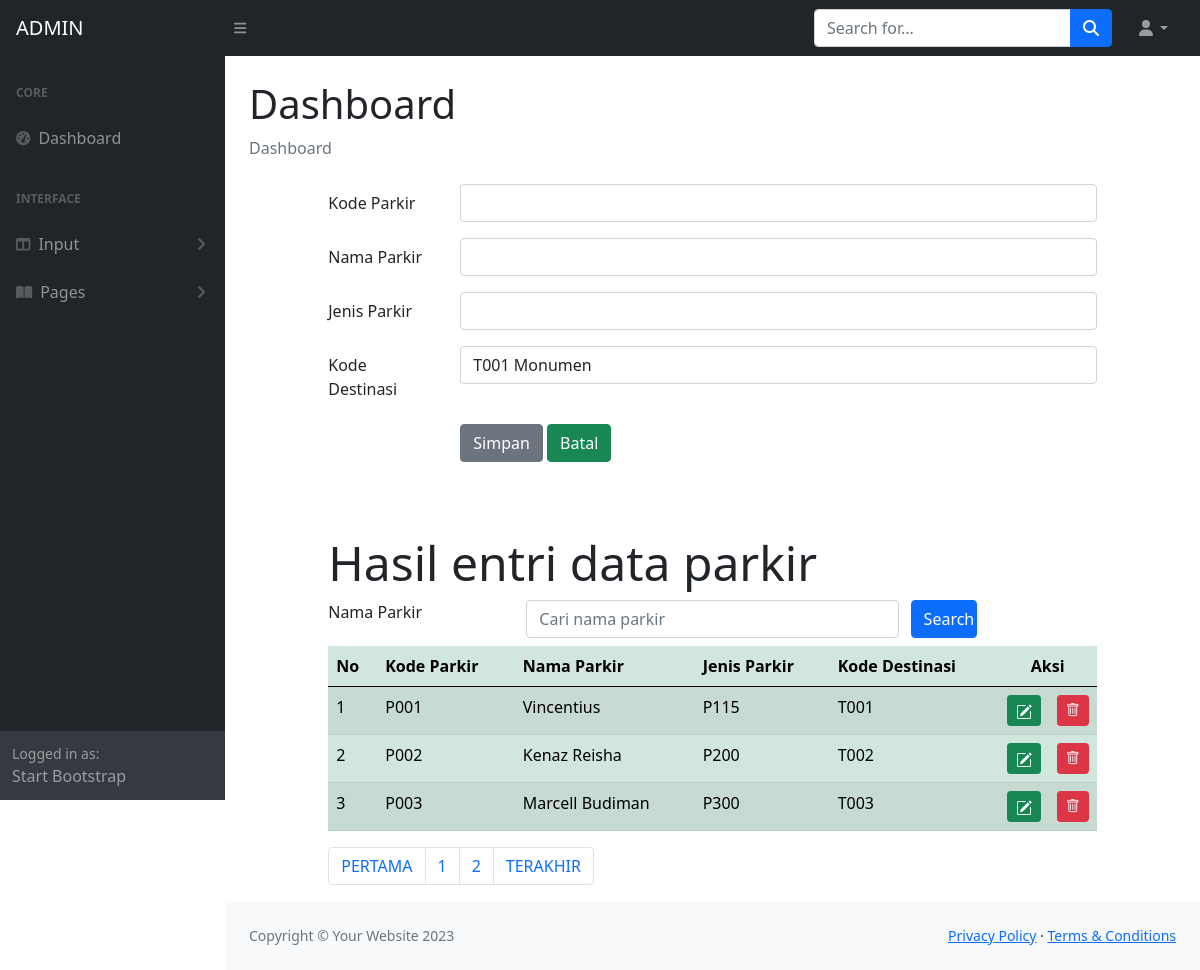
/WEBDEV2324-A/ADMIN/dashboardparkir.php, run on the app's committed database.
### tables this page shows
CREATE TABLE `parkir` (
  `parkirKODE` char(4) NOT NULL,
  `parkirNAMA` char(255) NOT NULL,
  `parkirJENIS` char(255) NOT NULL,
  `destinasiKODE` char(4) NOT NULL
);

### WEBDEV2324-A/ADMIN/dashboardparkir.php (the view, shortened to what this page needs)
<!DOCTYPE html>
<html>
<?php include "INCLUDE/head.php"?>
    <body class="sb-nav-fixed">
        <?php include "INCLUDE/menunav.php"?>
        <div id="layoutSidenav">
            <?php include "INCLUDE/menu.php"?>
            <div id="layoutSidenav_content">
                <main>
                    <div class="container-fluid px-4">
                        <h1 class="mt-4">Dashboard</h1>
                        <ol class="breadcrumb mb-4">
                            <li class="breadcrumb-item active">Dashboard</li>
                        </ol>
<?php
    include "include/config.php";
    $datadestinasi = mysqli_query($connection, "select * from destinasi");
?>
<head>
    <link rel="stylesheet" type="text/css" href="css/bootstrap.min.css">
    <link rel="stylesheet" type="text/css" href="https://cdnjs.cloudflare.com/ajax/libs/select2/4.0.13/css/select2.min.css">
    <link rel="stylesheet" href="https://cdn.jsdelivr.net/npm/bootstrap-icons@1.10.2/font/bootstrap-icons.css">
</head>
<body>
<div class="row">
    <div class="col-sm-1"></div>
    <div class="col-sm-10">
        <form method="POST" enctype="multipart/form-data">
            <div class="mb-3 row">
        <label for="parkirKODE" class="col-sm-2 col-form-label">Kode Parkir</label>
        <div class="col-sm-10">
            <input type="text" class="form-control" name="kodeparkir" id="parkirKODE" maxlength="4">
        </div>
    </div>
    <div class="mb-3 row">
        <label for="parkirNAMA" class="col-sm-2 col-form-label">Nama Parkir</label>
        <div class="col-sm-10">
            <input type="text" class="form-control" name="namaparkir" id="parkirNAMA">
        </div>
    </div>
  <div class="mb-3 row">
        <label for="parkirJENIS" class="col-sm-2 col-form-label">Jenis Parkir</label>
        <div class="col-sm-10">
            <input type="text" class="form-control" name="jenisparkir" id="parkirJENIS">
        </div>
    </div>
    <div class="mb-3 row">
        <label for="kodeDES" class="col-sm-2 col-form-label">Kode Destinasi</label>
        <div class="col-sm-10">
            <select class="form-control" id="kodeDES" name="deskode">
                <?php while($row = mysqli_fetch_array($datadestinasi))
                { ?>
                    <option value="<?php echo $row["destinasiKODE"]?>">
                        <?php echo $row["destinasiKODE"]?>
                        <?php echo $row["destinasiNAMA"]?>
                    </option>
                <?php } ?>
            </select>
        </div>
    </div>
    <div class="form-group row">
        <div class="col-sm-2"></div>
        <div class="col-sm-10">
            <input type="submit" class="btn btn-secondary" value="Simpan" name="Simpan">
            <input type="reset" class="btn btn-success" value="Batal" name="Batal">
        </div>
    </div>
</form>
<br>
<div class="jumbotron mt-5">
    <h2 class="display-5">Hasil entri data parkir</h2>
</div>
    <form method="POST">
        <div class="form-group row mb-2">
            <label for="search" class="col-sm-3">Nama Parkir</label>
            <div class="col-sm-6">
                <input type="text" name="search" class="form-control" id="search" value="<?php if (isset($_POST['search'])) {echo $_POST["search"];} ?>" placeholder="Cari nama parkir">
            </div>
            <input type="submit" name="kirim" class="col-sm-1 btn btn-primary" value="Search">
        </div>
    </form>
<table class="table table-success table-striped">
  <thead>
    <tr>
      <th scope="col">No</th>
      <th scope="col">Kode Parkir</th>
      <th scope="col">Nama Parkir</th>
      <th scope="col">Jenis Parkir</th>
      <th scope="col">Kode Destinasi</th>
      <th colspan="2" style="text-align: center">Aksi</th>
    </tr>
  </thead>
  <tbody>
  <?php
    $jumlahtampilan = 3;
    $halaman = (isset($_GET['page']))? $_GET['page'] : 1;
    $mulaitampilan = ($halaman - 1) * $jumlahtampilan;
    if(isset ($_POST["kirim"]))
    {
        $search = $_POST["search"];
        $query = mysqli_query($connection, "select parkir.*
            from parkir
            where parkirNAMA like '%".$search."%' limit $mulaitampilan, $jumlahtampilan");
    } else
        {
            $query = mysqli_query($connection,"select parkir.* from parkir limit $mulaitampilan, $jumlahtampilan");
        }
    $nomor = 1;
    while($row = mysqli_fetch_array($query))
    {
  ?>
    <tr>
      <td><?php echo $mulaitampilan + $nomor; ?></td>
      <td><?php echo $row['parkirKODE']; ?></td>
      <td><?php echo $row['parkirNAMA']; ?></td>
      <td><?php echo $row['parkirJENIS']; ?></td>
      <td><?php echo $row['destinasiKODE']; ?></td>
      <td width="5px">
        <a href="parkirEDIT.php?Edit=<?php echo $row["parkirKODE"]?>" class="btn btn-success btn-sm" title="EDIT"/>
            </td>
            <td width="5px">
                <a href="parkirHAPUS.php?hapus=<?php echo $row["parkirKODE"]?>" class="btn btn-danger btn-sm" title="HAPUS">
                <i class="bi bi-trash"></i>
            </td>
    </tr>
    <?php $nomor = $nomor + 1; ?>
  <?php } ?>
  </tbody>
</table>
<?php
    $query = mysqli_query($connection, "SELECT * FROM parkir");
    $jumlahrecord = mysqli_num_rows($query);
    $jumlahpage = ceil($jumlahrecord/$jumlahtampilan);
    ?>
    <nav aria-label="Page navigation example">
        <ul class="pagination">
            <li class="page-item"><a class="page-link" href="?page=<?php $nomorhal=1; echo $nomorhal?>">PERTAMA</a></li>
            <?php for($nomorhal=1; $nomorhal<=$jumlahpage; $nomorhal++)
            { ?>
            <li class="page-item">
                <?php
                if($nomorhal!=$halaman)
                { ?>
                <a class="page-link" href="?page=<?php echo $nomorhal?>"><?php echo $nomorhal?></a>
                <?php }
                else { ?>
                <a class="page-link" href="?page=<?php echo $nomorhal?>"><?php echo $nomorhal?></a>
                <?php } ?>
            </li>
            <?php } ?>
            <li class="page-item"><a class="page-link" href="?page=<?php echo $nomorhal-1?>">TERAKHIR</a></li>
        </ul>
    </nav>
</div>
</div>
</body>
                    </div>
                </main>
                <?php include "INCLUDE/footer.php"?>
            </div>
        </div>
    </body>
</html>

### data on the page
parkir: parkirKODE "P001", parkirNAMA "Vincentius", parkirJENIS "P115", destinasiKODE "T001"
parkir: nomor "2", parkirKODE "P002", parkirNAMA "Kenaz Reisha", parkirJENIS "P200", destinasiKODE "T002"
parkir: nomor "3", parkirKODE "P003", parkirNAMA "Marcell Budiman", parkirJENIS "P300", destinasiKODE "T003"

### other printed values
form field deskode "T001 Monumen"
